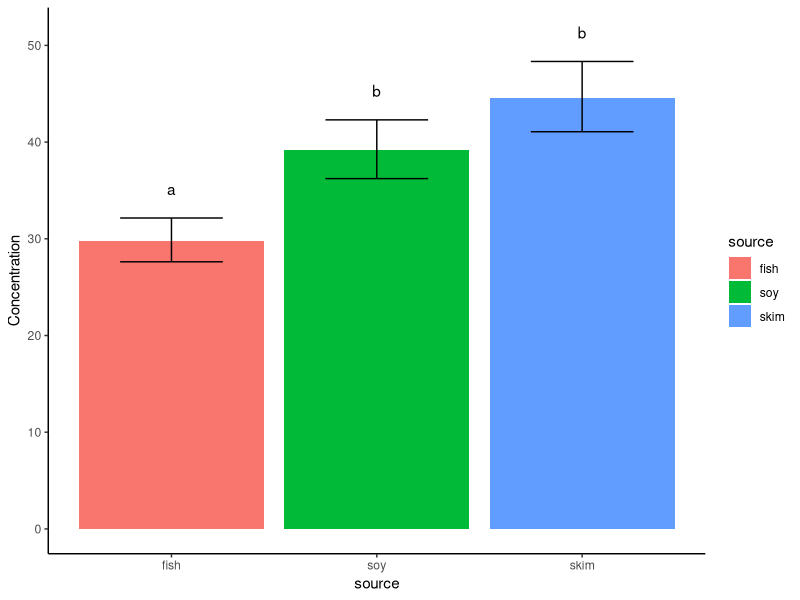
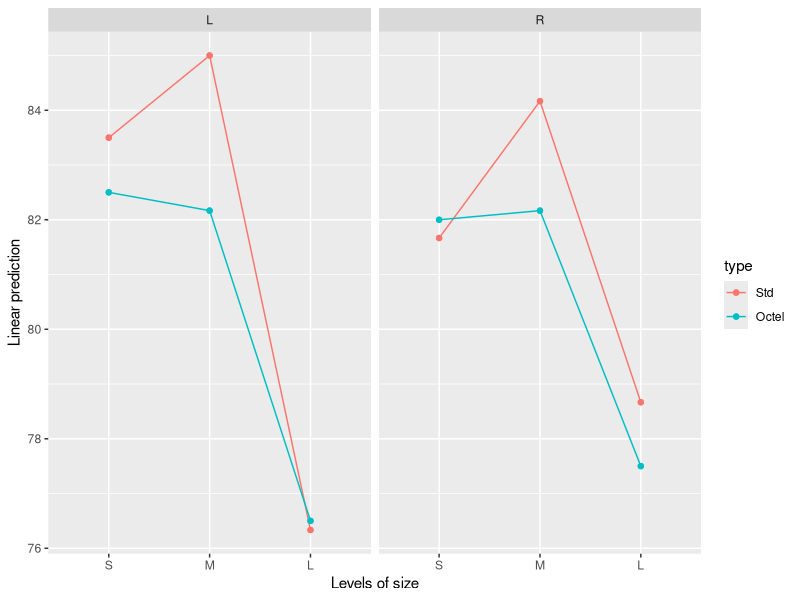
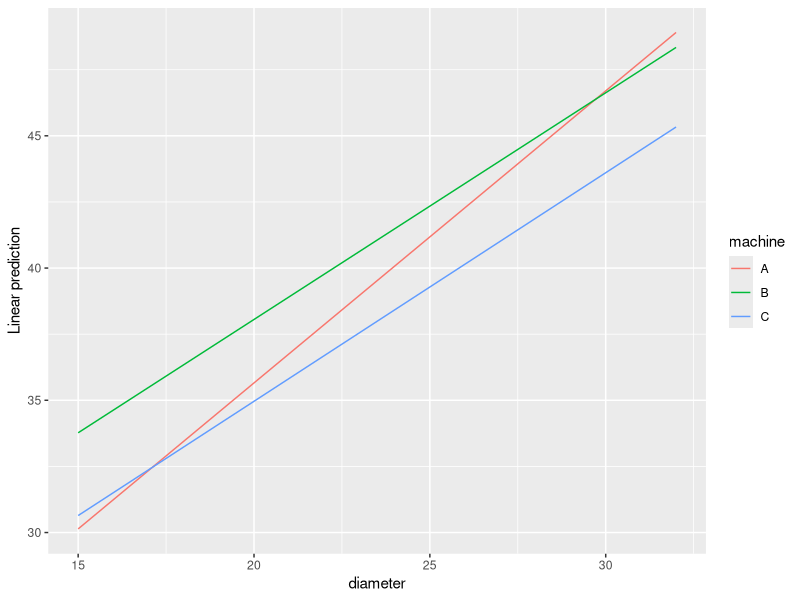

The R source for these figures, in order:
#post hoc tests

#see https://cran.r-project.org/web/packages/emmeans/vignettes/comparisons.html
#and https://cran.r-project.org/web/packages/emmeans/vignettes/interactions.html 
# and in general all the vignette topics from emmeans

#this script is largely copied from the emmeans vignettes.

#contrasts in emmeans are largely comparable to those in glht, but I find emmeans much nicer to use

library(emmeans)
library(ggplot2)

#when do we do post hoc tests? Post hoc means "after this", meaning we have already done an analysis first.
# in this case, this almost always is a (g)lm(m)

#1. BASIC PAIRWISE COMPARISONS, CATEGORICAL VARIABLE, NO INTERACTIONS

#let's make a model to start

pigs <- as.data.frame(pigs) 
pigs
#included emmeans dataset, where both "source" and "percent" are categorical variables.

#basic model with two categorical variables, no interactions. 
#Percent is coded as a factor because it's numerical in the data

lm1 <- lm(log(conc)~source+factor(percent),data=pigs)

#let's pretend this is the model that we want based on our hypotheses and our data, and we have checked all the model assumptions

#now we can proceed with checking the results of the model
summary(lm1)
#everything is significant. Let's check the overall effect of these variables, i.e. "F-test" or "omnibus test"
anova(lm1) #only use this command for lm!

#both predictors are significant. Now we want to know which levels of each factor are different from each other.

#let's check the variable "source"
emmeans(lm1,pairwise~source) #indicates pairwise contrasts, between all levels of source
aggregate(log(conc)~source,data=pigs,FUN=mean) #raw means are different - why?

#we are given the emmeans (Estimated Marginal Means) for each factor level, their 95% CIs, and all contrasts
#fish is significantly different from soy and from skim, but soy is not significantly different from skim

#we see that the tukey p-value adjustment has already been applied for us
#if you want to name another type of p-value adjustment, you use the "adjust" argument
#for example, for ultra-conservative bonferroni corrections:
emmeans(lm1,pairwise~source,adjust="bonferroni")


#how do we graph this?

#first, extract the emmeans (NOT the raw means from the data!!)
emms <- emmeans(lm1,pairwise~source)
emms <- as.data.frame(emms$emmeans)
emms$label <- c("a","b","b") #annotation to show which means are different from each other

#I will plot the back-transformed means and CIs, because they are on the log scale.

ggplot(emms,aes(source,exp(emmean)))+
  geom_bar(stat="identity",aes(fill=source))+
  geom_errorbar(aes(source,ymin=exp(lower.CL),ymax=exp(upper.CL)),width=0.5)+
  labs(y="Concentration")+
  geom_text(aes(x=source,y=exp(upper.CL)+3,label=label))+
  theme_classic()

#2. INTERACTIONS: FACTOR-BY-FACTOR (only categorical variables, 2- and 3-way interactions)

#let's make a model with an interaction effect

noise <- as.data.frame(auto.noise)
lm2 <- lm(noise/10~size*type*side,data=noise)

#let's pretend that this is the model we want and we have checked all model assumptions.
summary(lm2)
anova(lm2) #omnibus F-test for lm, lm only!!
#significant three-way interaction, some sig 2-way interactions

#let's visualize the 3-way interaction. How you break up the plot should be informed by your knowledge of the data
emmip(lm2, type~size |side) #built in plotting function from emmeans
#we are looking at the effects of size on noise levels, separated across type and left or right side.

#DEPENDING ON OUR RESEARCH QUESTIONS, we might be interested in all possible comparisons between groups of size:type:side.
emmeans(lm2,pairwise~size*type*side)
# here we have a crazy number of contrasts, and a warning saying we maybe generated more contrasts than we really wanted
# the tukey adjustment that has been applied is for 12 estimates - this is related to the number of means we have, not the number of contrasts

#we are probably actually only interested in some of these contrasts
# for example, what we visualized in the previous plot
emmeans(lm2,pairwise~size|side*type)
#now we have p-value adjustment only based on 3 means.

#3. INTERACTIONS: FACTOR BY CONTINUOUS 

#model
fiber <- as.data.frame(fiber)
lm3 <- lm(strength~diameter*machine,fiber)
summary(lm3)
anova(lm3)

#lets check if the SLOPES of the relationship between diameter and strength are different between machines
emtrends(lm3,pairwise~machine,var='diameter')
#no significant differences

emmip(lm3,machine~diameter,cov.reduce=range)
#this is the same thing as manually predicting at each level of machine, and then plotting all three lines together.

#4. CUSTOM CONTRASTS IN EMMEANS
#see https://aosmith.rbind.io/2019/04/15/custom-contrasts-emmeans/

#maybe you have many treatment levels, and you don't need to compare them all, just with one control group.

dat = structure(list(sub.rate = structure(c(1L, 1L, 1L, 1L, 1L, 2L, 2L, 
                                            2L, 2L, 2L, 3L, 3L, 3L, 3L, 3L, 4L, 4L, 4L, 4L, 4L, 5L, 5L, 5L, 
                                            5L, 5L), .Label = c("A.1", "A.2", "B.1", "B.2", "control"), class = "factor"), 
                     resp = c(5.5, 4.9, 6.1, 3.6, 6.1, 3.5, 3, 4.1, 5, 4.6, 7.3, 
                              5.6, 4.8, 7.2, 6.2, 4.3, 6.6, 6.5, 5.5, 7.1, 5.4, 6.7, 6.8, 
                              8.5, 6.1)), row.names = c(NA, -25L), class = "data.frame")

#let's make a simple model to compare the treatment with the response

lm5 <- lm(resp~sub.rate, data=dat)

#here we can use emmeans built-in contrasts to compare each treatment with the control

emmeans(lm5, trt.vs.ctrlk~sub.rate)
#note that a different p-value adjustment has been chosen by default here!

#cool, now we know how each group compares to the control. But what about other contrasts?

#first, extract the estimated marginal means (EMMeans) for each group and save them as an object.

rate.emm <- emmeans(lm5, ~sub.rate)

#To tell emmeans the position of each group, we need to make a vector for each group
rate.emm
#we can see that first comes A.1, then A.2, etc and control is last.

#we specify the position in the vector, we use a 1, and for others a 0
A.1 = c(1,0,0,0,0)
A.2 = c(0,1,0,0,0)
B.1 = c(0,0,1,0,0)
B.2 = c(0,0,0,1,0)
control = c(0,0,0,0,1)

#now let's make a custom contrast using our emmGrid object.
contrast(rate.emm, method=list("A.1-B.1"=A.1-B.1))

#now we can see that we have the contrast between A.1 and B.1.
#Let's do a few more

contrast(rate.emm, method=list("A.1-B.1"=A.1-B.1,
                               "A.2-B.2"=A.2-B.2,
                               "B.1-B.2"=B.1-B.2,
                               "A.1-A.2"=A.1-A.2),adjust="Tukey")
#I chose the wrong adjustment method, so emmeans automatically changed it for me.
#If we didn't specify an adjustment though, none would be made, because these are custom contrasts.
#now we can see our four contrasts, with p-value adjustment.
#this is fewer contrasts than if we simply did all pairwise contrasts. So we are able to have less conservative p-value adjustment.
